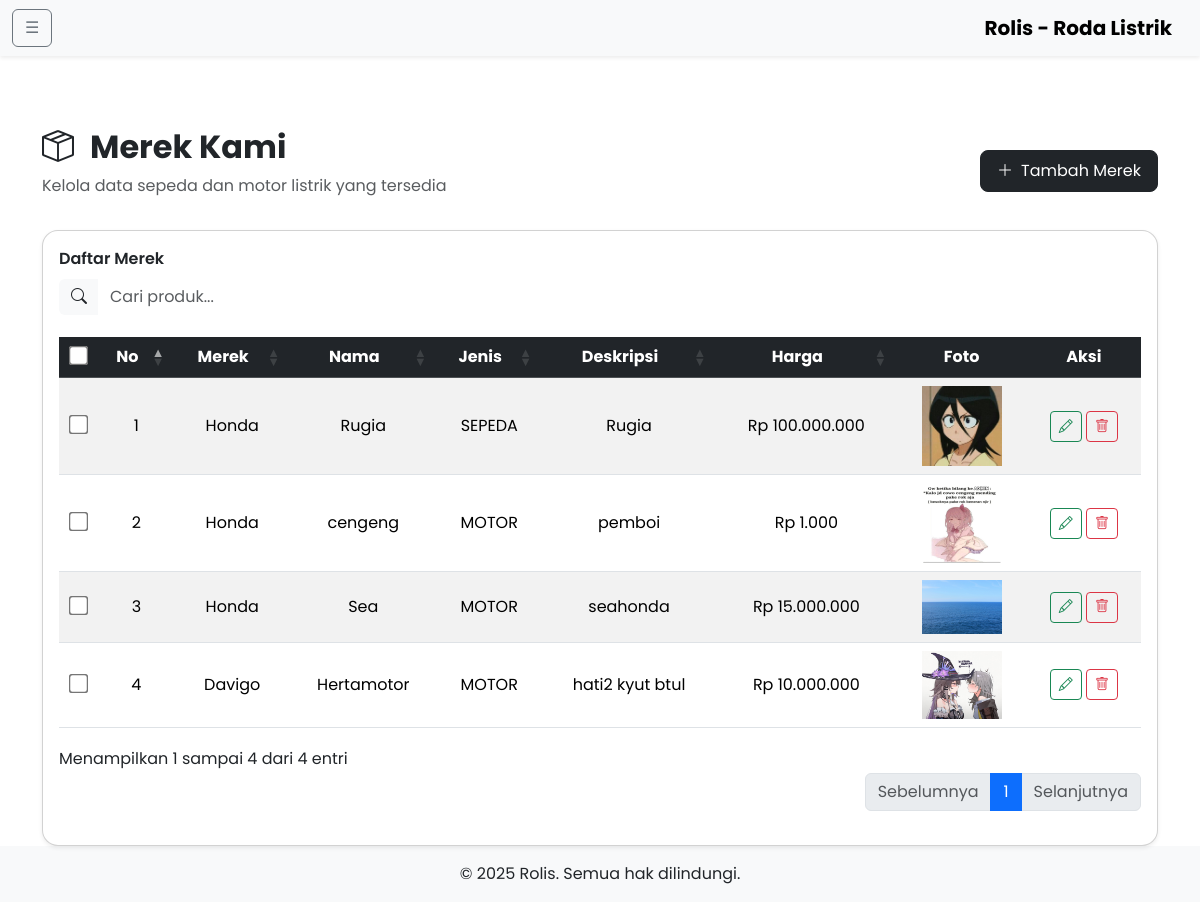
The page /admin-site/products/index_products.php on the database its author committed.
### tables this page shows
CREATE TABLE IF NOT EXISTS `produk` (
  `id_produk` bigint NOT NULL AUTO_INCREMENT,
  `merek_id` int NOT NULL,
  `nama` varchar(255) NOT NULL,
  `jenis` enum('MOTOR','SEPEDA') NOT NULL,
  `deskripsi` text NOT NULL,
  `harga` int NOT NULL,
  `foto` varchar(255) NOT NULL,
  PRIMARY KEY (`id_produk`),
  KEY `produk_merek_id_index` (`merek_id`),
  CONSTRAINT `FK_produk_merek` FOREIGN KEY (`merek_id`) REFERENCES `merek` (`id_merek`) ON DELETE CASCADE ON UPDATE CASCADE
);

CREATE TABLE IF NOT EXISTS `merek` (
  `id_merek` int NOT NULL AUTO_INCREMENT,
  `value` varchar(255) NOT NULL,
  PRIMARY KEY (`id_merek`) USING BTREE
);

### admin-site/products/index_products.php (the view, shortened to what this page needs)
<?php
include "../includes/header.php";
include "../includes/db.php";
$query = "SELECT p.*, m.value AS nama_merek
          FROM produk p
          JOIN merek m ON p.merek_id = m.id_merek
          ORDER BY p.id_produk DESC";
$result = mysqli_query($conn, $query);
$rows = mysqli_fetch_all($result, MYSQLI_ASSOC);
?>
<main class="container mt-5 pt-4">
  <div class="d-flex justify-content-between align-items-center mb-3">
    <div>
      <h2 class="fw-bold">
        <i class="bi bi-box-seam me-3"></i>Merek Kami
      </h2>
      <p class="text-muted">Kelola data sepeda dan motor listrik yang tersedia</p>
    </div>
    <a href="tambah_products.php" class="btn btn-dark rounded-3 px-3 py-2 d-flex align-items-center gap-2">
      <i class="bi bi-plus-lg"></i> Tambah Merek
    </a>
  </div>
  <div class="card rounded-4 shadow-sm p-3">
    <div class="mb-3">
      <label for="searchInput" class="form-label fw-semibold">Daftar Merek</label>
      <div class="input-group">
        <span class="input-group-text bg-light border-0" id="searchIcon"><i class="bi bi-search"></i></span>
        <input type="text" id="searchInput" class="form-control border-0" placeholder="Cari produk..." aria-label="Cari produk" aria-describedby="searchIcon">
      </div>
    </div>
    <div class="table-responsive">
      <table id="productsTable" class="table table-striped table-hover align-middle">
        <thead class="table-dark">
          <tr>
            <th class="text-center" scope="col"><input type="checkbox" id="selectAll" style="transform: scale(1.5);"></th>
            <th class="text-center" scope="col">No</th>
            <th class="text-center">Merek</th>
            <th class="text-center">Nama</th>
            <th class="text-center">Jenis</th>
            <th class="text-center">Deskripsi</th>
            <th class="text-center">Harga</th>
            <th class="text-center">Foto</th>
            <th class="text-center">Aksi</th>
          </tr>
        </thead>
        <tbody>
          <?php if (!empty($rows)): ?>
            <?php $no = 1; ?>
            <?php foreach ($rows as $row): ?>
              <tr>
                <td class="text-center"><input type="checkbox" class="row-checkbox" value="<?= $row['id_produk'] ?>" style="transform: scale(1.5);"></td>
                <td class="text-center"><?= $no++ ?></td>
                <td class="text-center"><?= htmlspecialchars($row['nama_merek']) ?></td>
                <td class="text-center"><?= htmlspecialchars($row['nama']) ?></td>
                <td class="text-center"><?= htmlspecialchars($row['jenis']) ?></td>
                <td class="text-center"><?= htmlspecialchars($row['deskripsi']) ?></td>
                <td class="text-center">Rp <?= number_format($row['harga'], 0, ',', '.') ?></td>
                <td class="text-center">
                  <?php if (!empty($row['foto'])): ?>
                    <img src="<?= htmlspecialchars($row['foto']) ?>" alt="<?= htmlspecialchars($row['nama']) ?>" width="80" class="img-fluid" style="cursor:pointer;" onclick="event.stopPropagation(); openModal('<?= htmlspecialchars($row['foto']) ?>')">
                  <?php else: ?>
                    <span class="text-muted">Tidak ada</span>
                  <?php endif; ?>
                </td>
                <td class="text-center">
                  <a href="edit_products.php?id=<?= $row['id_produk'] ?>" class="btn btn-outline-success btn-sm" title="Sunting" onclick="event.stopPropagation();"><i class="bi bi-pencil"></i></a>
                  <a href="#" class="btn btn-outline-danger btn-sm delete-btn" title="Hapus" onclick="confirmDelete(<?= $row['id_produk'] ?>); event.stopPropagation();"><i class="bi bi-trash"></i></a>
                </td>
              </tr>
            <?php endforeach; ?>
          <?php endif; ?>
        </tbody>
      </table>
    </div>
  </div>
</main>
<?php include "../includes/footer.php"; ?>

### public/assets/css/custom.css (style rules this page uses)
body { font-family: "Poppins", sans-serif; }
body.d-flex { min-height: 100vh; flex-direction: column; }
main { flex: 1 0 auto; }

### rows shown on the page
produk: merek.value "Honda", nama "Rugia", jenis "SEPEDA", deskripsi "Rugia", harga "100.000.000", foto (picture)
produk: merek.value "Honda", nama "cengeng", jenis "MOTOR", deskripsi "pemboi", harga "1.000", foto (picture)
produk: merek.value "Honda", nama "Sea", jenis "MOTOR", deskripsi "seahonda", harga "15.000.000", foto (picture)
produk: merek.value "Davigo", nama "Hertamotor", jenis "MOTOR", deskripsi "hati2 kyut btul", harga "10.000.000", foto (picture)
